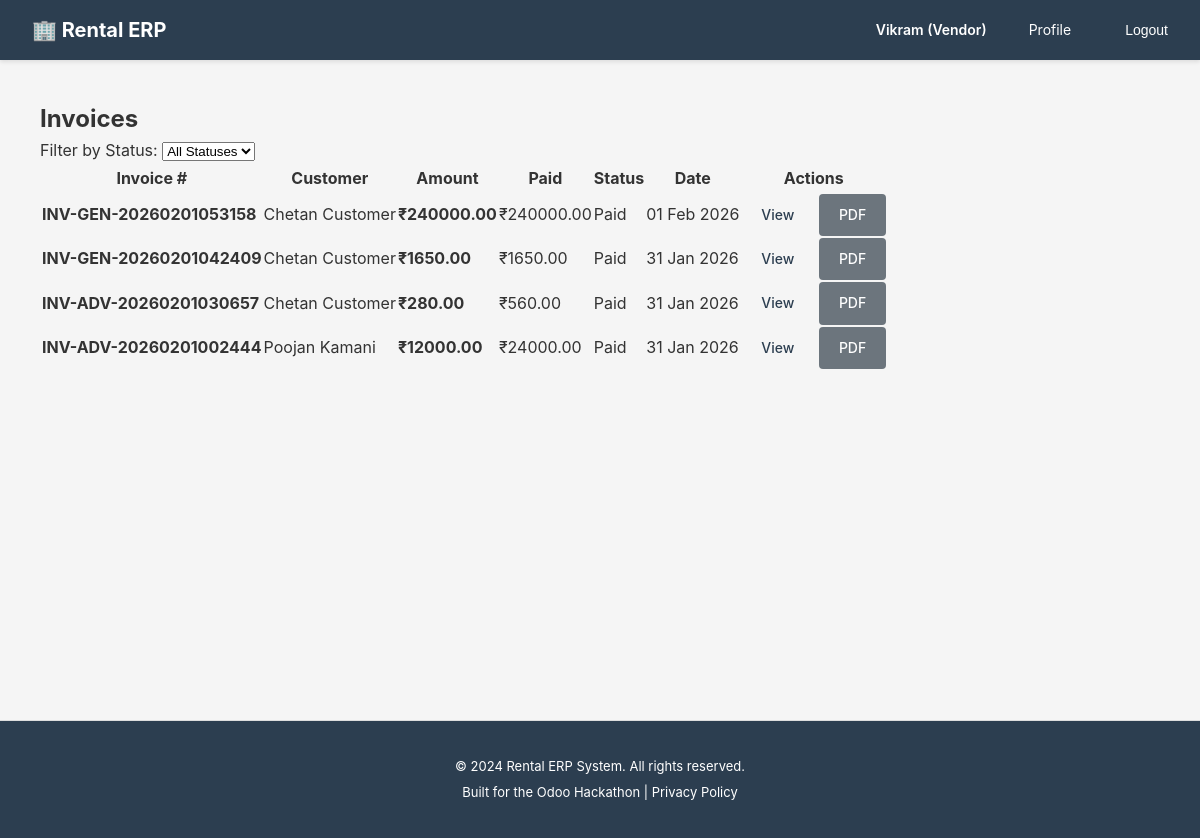
The app's page /billing/invoices/ (signed in), older data.
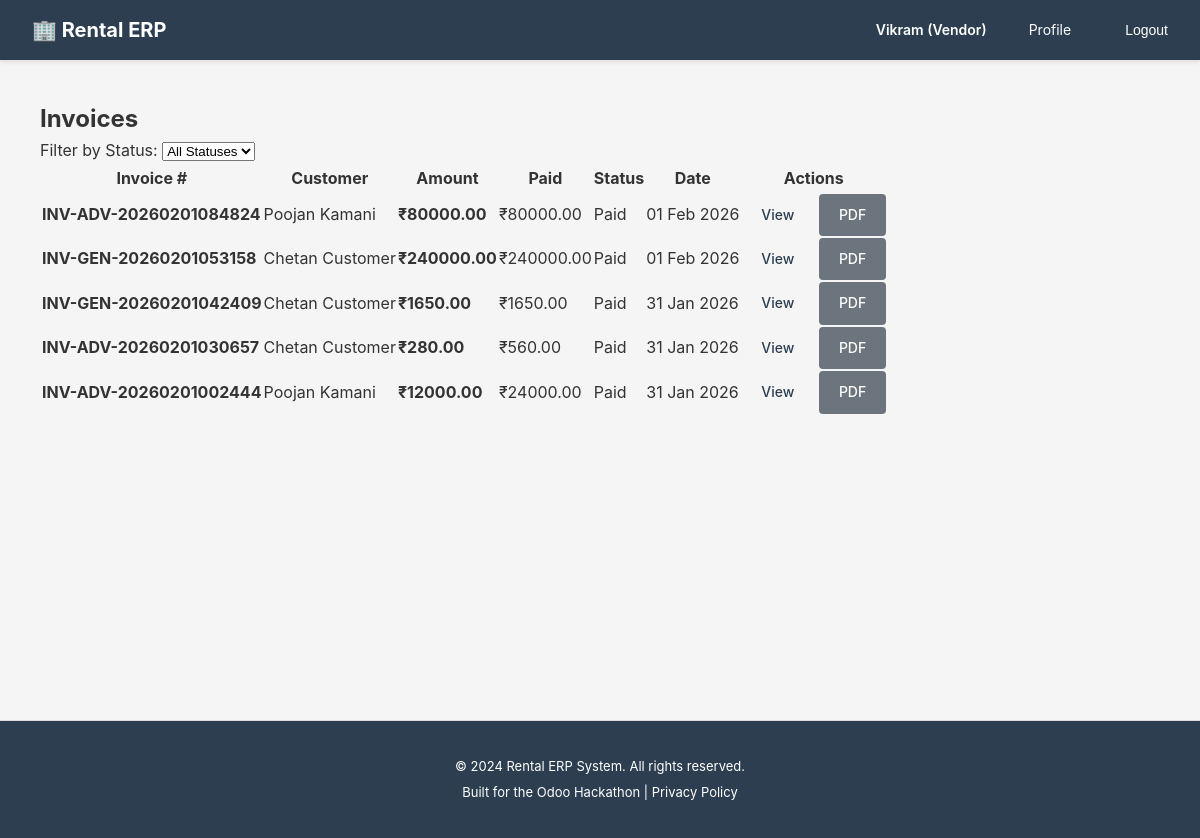
The same page, newer data.
### billing/models.py (models this page shows, shortened)
class Invoice(models.Model):
    STATUS_CHOICES = [
        ('draft', 'Draft'),           # Being prepared, not sent to customer
        ('sent', 'Sent'),             # Sent to customer, awaiting payment
        ('partially_paid', 'Partially Paid'),  # Some payment received
        ('paid', 'Paid'),             # Fully paid
        ('overdue', 'Overdue'),       # Payment deadline passed
        ('cancelled', 'Cancelled'),   # Invoice voided
    ]
    PAYMENT_TERM_CHOICES = [
        ('immediate', 'Immediate'),       # Pay before pickup
        ('on_delivery', 'On Delivery'),   # Pay at pickup
        ('net_7', 'Net 7 Days'),          # Pay within 7 days
        ('net_15', 'Net 15 Days'),
        ('net_30', 'Net 30 Days'),
        ('on_return', 'On Return'),       # Pay after return
    ]
    invoice_number = models.CharField(
        max_length=50,
        unique=True,
        help_text="Auto-generated invoice ID (e.g., INV-2026-0001)"
    )
    rental_order = models.ForeignKey(
        'rentals.RentalOrder',
        on_delete=models.CASCADE,
        related_name='invoices',
        help_text="Rental order being invoiced"
    )
    customer = models.ForeignKey(
        settings.AUTH_USER_MODEL,
        on_delete=models.CASCADE,
        related_name='invoices',
        limit_choices_to={'role': 'customer'},
        help_text="Customer being billed"
    )
    vendor = models.ForeignKey(
        settings.AUTH_USER_MODEL,
        on_delete=models.CASCADE,
        related_name='vendor_invoices',
        limit_choices_to={'role': 'vendor'},
        help_text="Vendor issuing the invoice"
    )
    status = models.CharField(
        max_length=20,
        choices=STATUS_CHOICES,
        default='draft',
        help_text="Invoice lifecycle stage"
    )
    invoice_date = models.DateField(
        help_text="Invoice issue date"
    )
    due_date = models.DateField(
        help_text="Payment deadline"
    )
    payment_terms = models.CharField(
        max_length=20,
        choices=PAYMENT_TERM_CHOICES,
        default='immediate',
        help_text="When payment is expected"
    )
    billing_name = models.CharField(
        max_length=255,
        help_text="Customer's company name for invoice"
    )
    billing_gstin = models.CharField(
        max_length=15,
        help_text="Customer's GSTIN for GST compliance"
    )
    billing_address = models.TextField(
        help_text="Customer's billing address"
    )
    billing_state = models.CharField(
        max_length=100,
        help_text="State for GST calculation (intra-state vs inter-state)"
    )
    vendor_name = models.CharField(
        max_length=255,
        help_text="Vendor's company name"
    )
    vendor_gstin = models.CharField(
        max_length=15,
        help_text="Vendor's GSTIN"
    )
    vendor_address = models.TextField(
        help_text="Vendor's business address"
    )
    vendor_state = models.CharField(
        max_length=100,
        help_text="Vendor's state (for GST type determination)"
    )
    subtotal = models.DecimalField(
        max_digits=12,
        decimal_places=2,
        default=Decimal('0.00'),
        help_text="Sum of all invoice lines before tax/discount"
    )
    discount_amount = models.DecimalField(
        max_digits=12,
        decimal_places=2,
        default=Decimal('0.00'),
        help_text="Discount applied"
    )
    is_intrastate = models.BooleanField(
        default=True,
        help_text="Same state transaction (CGST+SGST) or inter-state (IGST)"
    )
    cgst_rate = models.DecimalField(
        max_digits=5,
        decimal_places=2,
        default=9.00,
        help_text="Central GST rate % (typically 9% for 18% total GST)"
    )
    sgst_rate = models.DecimalField(
        max_digits=5,
        decimal_places=2,
        default=9.00,
        help_text="State GST rate % (typically 9% for 18% total GST)"
    )
    igst_rate = models.DecimalField(
        max_digits=5,
        decimal_places=2,
        default=18.00,
        help_text="Integrated GST rate % (for inter-state)"
    )
    cgst_amount = models.DecimalField(
        max_digits=12,
        decimal_places=2,
        default=Decimal('0.00'),
        help_text="Central GST amount (intra-state only)"
    )
    sgst_amount = models.DecimalField(
        max_digits=12,
        decimal_places=2,
        default=Decimal('0.00'),
        help_text="State GST amount (intra-state only)"
    )
    igst_amount = models.DecimalField(
        max_digits=12,
        decimal_places=2,
        default=Decimal('0.00'),
        help_text="Integrated GST amount (inter-state only)"
    )
    tax_amount = models.DecimalField(
        max_digits=12,
        decimal_places=2,
        default=Decimal('0.00'),
        help_text="Total tax (CGST+SGST or IGST)"
    )
    late_fee = models.DecimalField(
        max_digits=12,
        decimal_places=2,
        default=Decimal('0.00'),
        help_text="Late return penalties"
    )
    damage_charges = models.DecimalField(
        max_digits=12,
        decimal_places=2,
        default=Decimal('0.00'),
        help_text="Equipment damage costs"
    )
    other_charges = models.DecimalField(
        max_digits=12,
        decimal_places=2,
        default=Decimal('0.00'),
        help_text="Miscellaneous charges (delivery, packaging, etc.)"
    )
    total = models.DecimalField(
        max_digits=12,
        decimal_places=2,
        default=Decimal('0.00'),
        help_text="Final invoice total (subtotal - discount + tax + fees)"
    )
    paid_amount = models.DecimalField(
        max_digits=12,
        decimal_places=2,
        default=Decimal('0.00'),
        help_text="Amount paid so far"
    )
    balance_due = models.DecimalField(
        max_digits=12,
        decimal_places=2,
        default=Decimal('0.00'),
        help_text="Remaining amount to be paid"
    )
    deposit_collected = models.DecimalField(
        max_digits=12,
        decimal_places=2,
        default=Decimal('0.00'),
        help_text="Security deposit collected upfront"
    )
    deposit_refunded = models.DecimalField(
        max_digits=12,
        decimal_places=2,
        default=Decimal('0.00'),
        help_text="Deposit returned after successful return"
    )
    notes = models.TextField(
        blank=True,
        null=True,
        help_text="Internal notes or special instructions"
    )
    customer_notes = models.TextField(
        blank=True,
        null=True,
        help_text="Notes visible to customer on invoice"
    )
    created_at = models.DateTimeField(auto_now_add=True)
    updated_at = models.DateTimeField(auto_now=True)
    sent_at = models.DateTimeField(
        blank=True,
        null=True,
        help_text="When invoice was sent to customer"
    )
    paid_at = models.DateTimeField(
        blank=True,
        null=True,
        help_text="When invoice was fully paid"
    )
    class Meta:
        db_table = 'invoices'
        verbose_name = 'Invoice'
        verbose_name_plural = 'Invoices'
        ordering = ['-invoice_date', '-created_at']
        indexes = [
            models.Index(fields=['customer', 'status']),
            models.Index(fields=['vendor', 'status']),
            models.Index(fields=['invoice_number']),
            models.Index(fields=['due_date', 'status']),
        ]

### accounts/models.py (models this page shows, shortened)
class User(AbstractUser):
    ROLE_CHOICES = [
        ('customer', 'Customer'),  # End-user who rents products
        ('vendor', 'Vendor'),      # Business user who owns rental products
        ('admin', 'Admin'),        # System administrator with full access
    ]
    email = models.EmailField(
        unique=True,
        validators=[EmailValidator()],
        help_text="Used for login and notifications"
    )
    role = models.CharField(
        max_length=20,
        choices=ROLE_CHOICES,
        default='customer',
        help_text="Determines user's permissions and accessible features"
    )
    phone = models.CharField(
        max_length=15,
        blank=True,
        null=True,
        validators=[
            RegexValidator(
                regex=r'^\+?1?\d{9,15}$',
                message="Phone number must be entered in the format: '+999999999'. Up to 15 digits allowed."
            )
        ],
        help_text="Contact number for order notifications and support"
    )
    is_verified = models.BooleanField(
        default=False,
        help_text="Email verification status for security"
    )
    totp_secret = models.CharField(
        max_length=32,
        blank=True,
        null=True,
        help_text="TOTP secret key for 2FA (encrypted)"
    )
    totp_enabled = models.BooleanField(
        default=False,
        help_text="Whether TOTP 2FA is enabled for this user"
    )
    created_at = models.DateTimeField(auto_now_add=True)
    updated_at = models.DateTimeField(auto_now=True)
    @property
    def phone_number(self):
        """Property alias for backward compatibility with older view/form code"""
        return self.phone
    USERNAME_FIELD = 'email'
    REQUIRED_FIELDS = ['username', 'first_name', 'last_name']
    class Meta:
        db_table = 'users'
        verbose_name = 'User'
        verbose_name_plural = 'Users'
        ordering = ['-created_at']

### billing/views.py (the view)
# urls.py: path('invoices/', views.invoice_list, name='invoice_list'),
@login_required
@require_http_methods(["GET"])
def invoice_list(request):
    if request.user.role == 'customer':
        invoices = Invoice.objects.filter(customer=request.user).order_by('-created_at')
    elif request.user.role == 'vendor':
        invoices = Invoice.objects.filter(vendor=request.user).order_by('-created_at')
    elif request.user.is_staff:
        invoices = Invoice.objects.all().order_by('-created_at')
    else:
        return HttpResponseForbidden('You do not have access to invoices.')
    status = request.GET.get('status')
    if status:
        invoices = invoices.filter(status=status)
    return render(request, 'billing/invoice_list.html', {
        'invoices': invoices,
        'status': status,
    })

### rental_erp/compliance.py (called while the page is built)
    def process_request(self, request):
        if not request.user.is_authenticated:
            return None
        if request.method == 'GET':
            path_lower = request.path.lower()
            for model in self.PERSONAL_DATA_MODELS:
                if model in path_lower:
                    self._log_data_access(request, model)
                    break
        return None

    def _log_data_access(self, request, model_name):
        try:
            x_forwarded_for = request.META.get('HTTP_X_FORWARDED_FOR')
            ip = x_forwarded_for.split(',')[0] if x_forwarded_for else request.META.get('REMOTE_ADDR')
            AuditLog.objects.create(
                user=request.user,
                action_type='access',
                model_name=model_name,
                description=f'Data access: {request.path}',
                ip_address=ip,
                user_agent=request.META.get('HTTP_USER_AGENT', ''),
                session_key=request.session.session_key if hasattr(request, 'session') else None,
            )
        except Exception as e:
            logger.error(f'Data access logging failed: {str(e)}')

### templates/billing/invoice_list.html (shortened to what this page needs)
{% extends "base.html" %}
{% load static %}
{% block content %}
<div class="container mt-4">
    <div class="row mb-4">
        <div class="col-md-8">
            <h2>Invoices</h2>
        </div>
    </div>
    <div class="row mb-3">
        <div class="col-md-6">
            <div class="input-group">
                <span class="input-group-text">Filter by Status:</span>
                <select class="form-select" id="invoice-status-filter" data-base-url="{% url 'billing:invoice_list' %}">
                    <option value="">All Statuses</option>
                </select>
            </div>
        </div>
    </div>
    {% if invoices %}
    <div class="table-responsive">
        <table class="table table-hover">
            <thead class="table-light">
                <tr>
                    <th>Invoice #</th>
                    <th>Customer</th>
                    <th>Amount</th>
                    <th>Paid</th>
                    <th>Status</th>
                    <th>Date</th>
                    <th>Actions</th>
                </tr>
            </thead>
            <tbody>
                {% for invoice in invoices %}
                <tr>
                    <td>
                        <strong>{{ invoice.invoice_number }}</strong>
                    </td>
                    <td>{{ invoice.customer.get_full_name }}</td>
                    <td>
                        <strong>₹{{ invoice.total|floatformat:2 }}</strong>
                    </td>
                    <td>
                        ₹{{ invoice.paid_amount|floatformat:2 }}
                    </td>
                    <td>
                        {% if invoice.status == 'draft' %}
                            <span class="badge bg-secondary">Draft</span>
                        {% elif invoice.status == 'sent' %}
                            <span class="badge bg-info">Sent</span>
                        {% elif invoice.status == 'partial' %}
                            <span class="badge bg-warning">Partial</span>
                        {% elif invoice.status == 'paid' %}
                            <span class="badge bg-success">Paid</span>
                        {% elif invoice.status == 'overdue' %}
                            <span class="badge bg-danger">Overdue</span>
                        {% endif %}
                    </td>
                    <td>{{ invoice.invoice_date|date:"d M Y" }}</td>
                    <td>
                        <a href="{% url 'billing:invoice_detail' invoice.id %}" class="btn btn-sm btn-info">
                             View
                        </a>
                        <a href="{% url 'billing:download_pdf' invoice.id %}" class="btn btn-sm btn-secondary" target="_blank">
                             PDF
                        </a>
                    </td>
                </tr>
                {% endfor %}
            </tbody>
        </table>
    </div>
    {% else %}
    <div class="alert alert-info">
        <i class="fas fa-info-circle"></i>
        No invoices found.
    </div>
    {% endif %}
</div>
{% endblock %}

Row changes from the older to the newer data that the page shows:
added Invoice: invoice_number "INV-ADV-20260201084824", customer.get_full_name "Poojan Kamani", total "80000.00", paid_amount "80000.00", status "Paid", invoice_date "01 Feb 2026"
